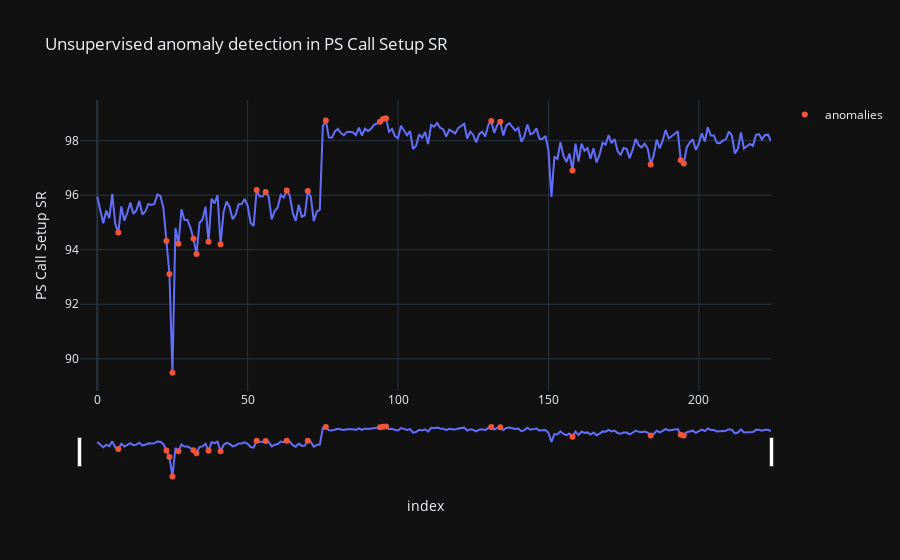

Notebook code cell kept with this figure:
### Code cell
fig = px.line(df,x='index', y='PS Call Setup SR', title='Unsupervised anomaly detection in PS Call Setup SR')
fig.add_trace(go.Scatter(x=iso_anomaly_df["index"].to_list(), y=iso_anomaly_df["PS Call Setup SR"].to_list(),
                            mode='markers', name='anomalies'))
fig.update_xaxes(rangeslider_visible=True)
fig

### Figure 1 — Plotly figure (JSON) as saved in the notebook; plotly's stock layout.template omitted (floating-point values rounded to 4 significant figures; data arrays with more than 128 entries replaced by an {"elided": "..."} marker saying what was removed)
{"data": [{"hovertemplate": "index=%{x}<br>PS Call Setup SR=%{y}<extra></extra>", "legendgroup": "", "line": {"color": "#636efa", "dash": "solid"}, "mode": "lines", "name": "", "orientation": "v", "showlegend": false, "type": "scatter", "x": {"elided": "225 int values"}, "xaxis": "x", "y": {"elided": "225 float values"}, "yaxis": "y"}, {"mode": "markers", "name": "anomalies", "type": "scatter", "x": [7, 23, 24, 25, 27, 32, 33, 37, 41, 53, 56, 63, 70, 76, 94, 95, 96, 131, 134, 158, 184, 194, 195], "y": [94.63, 94.32, 93.11, 89.49, 94.22, 94.4, 93.84, 94.29, 94.2, 96.19, 96.12, 96.17, 96.15, 98.74, 98.69, 98.79, 98.82, 98.72, 98.69, 96.91, 97.13, 97.28, 97.16]}], "layout": {"legend": {"tracegroupgap": 0}, "title": {"text": "Unsupervised anomaly detection in PS Call Setup SR"}, "xaxis": {"anchor": "y", "domain": [0.0, 1.0], "rangeslider": {"visible": true}, "title": {"text": "index"}}, "yaxis": {"anchor": "x", "domain": [0.0, 1.0], "title": {"text": "PS Call Setup SR"}}}}
